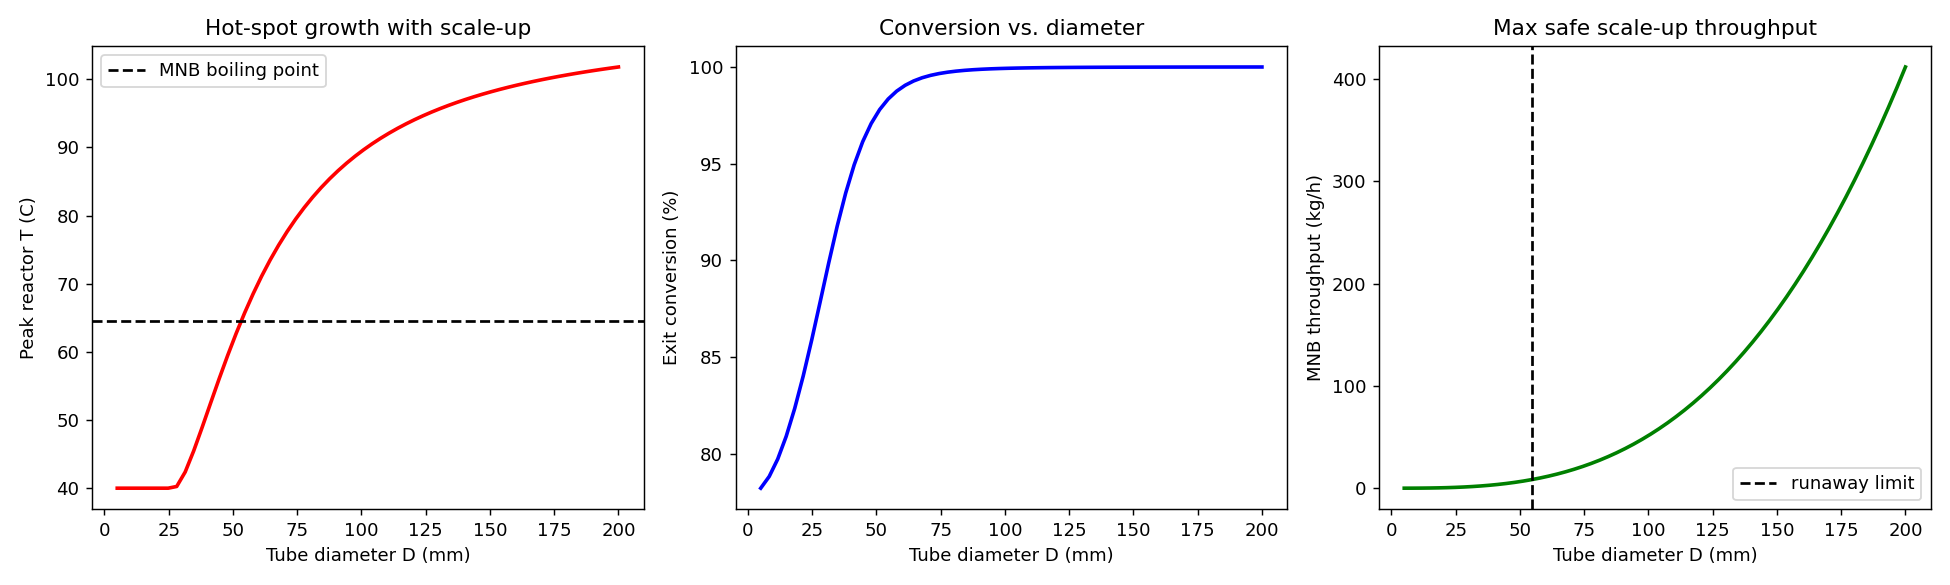

Python code for this plot:
"""
Feasibility model: jacketed PFR scale-up for MNB hydrogenation (DuPont/KBR aniline process).

Reaction: C6H5NO2(l) + 3 H2(g) -> C6H5NH2(l) + 2 H2O(l), pseudo-first-order in nitrobenzene.

Purpose: prove out the reactor-scaleup-tool physics on the first (flagship) reaction before
building the web tool or adding more reactions. Answers: as the tube diameter D grows (at fixed
L/D and fixed nominal residence time), when does the reactor hot spot run away?

Data sources (see "Reactor Scaleup Tool - Plan.md" for full citations):
  - dH_rxn = -552.9 kJ/mol: Hess's Law from NIST WebBook liquid-phase heats of formation.
  - k(T) = A*exp(-Ea/RT), A = 1.93 1/s, Ea = 20.6 kJ/mol: fitted here directly from the 4 real
    (T, k) pairs reported in Prekob et al., Nanomaterials 11(5):1172 (2021), Table 2, Pd/GCF
    catalyst (0.10 g catalyst / 200 mL of 0.25 mol/dm3 nitrobenzene in methanol, 20 bar H2,
    283-323 K). This is a LAB-SCALE, METHANOL-DILUTED system, not DuPont's neat/proprietary
    industrial catalyst -- used here as the best verified public kinetics for this reaction
    class. Running the model within/near 283-323 K (this script's operating point) avoids
    extrapolating the Arrhenius fit outside its validated range.
  - Liquid density/Cp for nitrobenzene, aniline, water: thermo library (Poling/DIPPR correlations).
  - Confirmed from the Meyers handbook: real DuPont/KBR reactor EXPORTS steam (0.15 kg/kg aniline)
    -- i.e. the real industrial reactor runs hot enough to raise steam (boiling/evaporative jacket)
    on a NEAT, concentrated feed. That's a different regime from the dilute lab kinetics used here,
    so this script instead models Prekob's actual system (dilute nitrobenzene in methanol) with a
    sensible-heat coolant jacket, consistent with their chiller-cooled autoclave setup -- an
    explicit, flagged simplification, not a claim about DuPont's real feed concentration or cooling
    scheme. (A first attempt at this model using a neat/undiluted nitrobenzene feed produced an
    immediate, nonphysical runaway even at the smallest lab diameter -- the exotherm from
    undiluted nitrobenzene at these rate constants vastly exceeds what any simple single-pass
    jacketed tube can remove. That is itself a real finding, not a bug: it is exactly why real
    industrial hydrogenations this exothermic are run diluted or with product recycle, never neat
    single-pass -- see the writeup accompanying this script.)

Model: ideal 1D PFR (no axial dispersion -- appropriate for a well-mixed liquid-phase tubular
reactor, unlike Zeta's rotary-kiln solids bed), constant properties evaluated at feed conditions,
single jacket-side coolant at fixed Tc.
"""
import numpy as np
from scipy.integrate import solve_ivp
import matplotlib.pyplot as plt
from thermo import ChemicalConstantsPackage

# --- Reaction / kinetics (fitted from Prekob et al. 2021, Table 2, Pd/GCF) ---
A_arr = 1.9325       # 1/s
Ea = 20604.0         # J/mol
R = 8.314            # J/mol/K
dH_rxn = -552_900.0  # J/mol nitrobenzene (Hess's Law, NIST liquid-phase values)

def k_rate(T):
    return A_arr * np.exp(-Ea / (R * T))

# --- Bulk liquid = methanol solvent (Prekob's own system); nitrobenzene is the dilute solute ---
constants, correlations = ChemicalConstantsPackage.from_IDs(['methanol'])
T_feed = 313.15  # K (40 C) -- within the 283-323 K validated kinetics range
rho_feed = constants.MWs[0] / 1000 / correlations.VolumeLiquids[0](T_feed, 101325)  # kg/m3
Cp_feed_molar = correlations.HeatCapacityLiquids[0](T_feed)  # J/mol/K
Cp_feed_mass = Cp_feed_molar / (constants.MWs[0] / 1000)     # J/kg/K
C0 = 250.0  # mol/m3 nitrobenzene, matching Prekob et al.'s 0.25 mol/dm3

print(f"Feed T = {T_feed} K, solvent(methanol) rho = {rho_feed:.1f} kg/m3, "
      f"Cp = {Cp_feed_mass:.1f} J/kg/K, C0(nitrobenzene) = {C0:.1f} mol/m3")

# --- Heat transfer: Dittus-Boelter process-side h + assumed jacket-side h, combine to U ---
mu_feed = correlations.ViscosityLiquids[0](T_feed, 101325)          # Pa.s
kcond_feed = correlations.ThermalConductivityLiquids[0](T_feed, 101325)  # W/m/K
# Boiling/evaporative jacket (motivated by the confirmed real DuPont/KBR steam export, Table
# 2.1.1): h from ChemE Rules of Thumb Table 1 "Film Resistances", Evaporation/Water row,
# R=0.0007 hr.ft2.F/Btu -> h=1/R=1428.6 Btu/hr/ft2/F = 8112 W/m2K. Note: at this reactor's actual
# ~40-100 C operating range, a jacket boiling at Tc=15 C physically implies a vacuum-operated
# water loop or a refrigerant, not atmospheric steam generation like DuPont's real (much hotter)
# process -- using water's evaporative film coefficient as the representative boiling-regime
# number, not a claim about the literal jacket fluid.
h_jacket = 8112.0  # W/m2/K

def U_overall(D, u):
    """Nu(Re) blends smoothly across the laminar-turbulent transition (Re 2300-4000) instead of
    switching discontinuously -- a hard if/else here produced sharp, unphysical jumps in peak T
    vs D in the recycle-loop sweep (traced and confirmed as a correlation artifact, not real
    reactor bistability, via forward/backward continuation -- see aniline_pfr_recycle.py). Real
    transitional flow doesn't jump; the correlation shouldn't either."""
    Re = rho_feed * u * D / mu_feed
    Pr = Cp_feed_mass * mu_feed / kcond_feed

    Nu_lam = 3.66  # laminar, constant wall T

    # Gnielinski (turbulent, and smoother/more accurate near the transition than Dittus-Boelter)
    f = (0.790 * np.log(max(Re, 1.0)) - 1.64) ** -2
    Nu_turb = (f / 8) * (Re - 1000) * Pr / (1 + 12.7 * (f / 8) ** 0.5 * (Pr ** (2 / 3) - 1))
    Nu_turb = max(Nu_turb, Nu_lam)  # guard outside Gnielinski's own valid range

    Re_lo, Re_hi = 2300.0, 4000.0  # standard transitional-regime bracket
    if Re <= Re_lo:
        Nu = Nu_lam
    elif Re >= Re_hi:
        Nu = Nu_turb
    else:
        x = (Re - Re_lo) / (Re_hi - Re_lo)
        w = 3 * x**2 - 2 * x**3  # cubic smoothstep: w(0)=0, w(1)=1, zero slope at both ends
        Nu = (1 - w) * Nu_lam + w * Nu_turb

    h_process = Nu * kcond_feed / D
    return 1.0 / (1.0 / h_process + 1.0 / h_jacket), Re

# --- Coolant ---
Tc = 288.15  # K (15 C), sensible-heat jacket, consistent with a chilled/cooling-water loop

# --- Base-case sizing: pick target conversion, get residence time at feed T ---
X_target = 0.95
k_feed = k_rate(T_feed)
tau_base = -np.log(1 - X_target) / k_feed
print(f"k(T_feed) = {k_feed:.3e} 1/s, tau (isothermal estimate) = {tau_base:.1f} s "
      f"({tau_base/60:.1f} min)")


def integrate_pfr(D, L_over_D, tau):
    """Integrate the 1D PFR energy+mass balance for a given diameter, L/D, and residence time."""
    L = L_over_D * D
    u = L / tau
    U, Re = U_overall(D, u)

    def odes(z, y):
        C, T = y
        k = k_rate(T)
        rate = k * C  # mol/m3/s
        dCdz = -rate / u
        gen = -dH_rxn * rate  # W/m3 (positive, exothermic)
        remove = (4 * U / D) * (T - Tc)  # W/m3
        dTdz = (gen - remove) / (rho_feed * Cp_feed_mass * u)
        return [dCdz, dTdz]

    sol = solve_ivp(odes, [0, L], [C0, T_feed], max_step=L / 500, dense_output=False)
    return sol, u, U, Re, L


# --- Sanity check: base-case lab diameter ---
D0 = 0.01  # m, 1 cm ID -- lab/bench scale
L_over_D = 100.0
sol0, u0, U0, Re0, L0 = integrate_pfr(D0, L_over_D, tau_base)
X_exit = 1 - sol0.y[0, -1] / C0
T_peak = sol0.y[1].max()
print(f"\nBase case D={D0*1000:.1f} mm, L={L0:.2f} m, u={u0*100:.2f} cm/s, Re={Re0:.0f}, "
      f"U={U0:.0f} W/m2K")
print(f"Exit conversion = {X_exit*100:.1f}%, peak T = {T_peak-273.15:.1f} C "
      f"(feed {T_feed-273.15:.1f} C, coolant {Tc-273.15:.1f} C)")

# --- Scale-up sweep: hold L/D and tau fixed, increase D, track peak T and mass throughput ---
D_values = np.linspace(0.005, 0.20, 60)  # 5 mm to 20 cm
peak_T = []
exit_X = []
mdot = []  # kg/s product-equivalent throughput (based on inlet MNB mass flow)
Re_list = []
for D in D_values:
    sol, u, U, Re, L = integrate_pfr(D, L_over_D, tau_base)
    peak_T.append(sol.y[1].max())
    exit_X.append(1 - sol.y[0, -1] / C0)
    area = np.pi * D**2 / 4
    Q = u * area  # m3/s
    mdot.append(Q * rho_feed)
    Re_list.append(Re)

peak_T = np.array(peak_T)
exit_X = np.array(exit_X)
mdot = np.array(mdot)

# Runaway criterion: peak T exceeds the bulk solvent's (methanol) normal boiling point -- physically
# the reactor would start flashing/boiling, a hard physical limit, not just a soft safety margin.
Tb_MNB = constants.Tbs[0]
runaway_idx = int(np.argmax(peak_T > Tb_MNB)) if np.any(peak_T > Tb_MNB) else None

print(f"\nMethanol normal boiling point: {Tb_MNB-273.15:.1f} C")
if runaway_idx is not None and runaway_idx > 0:
    D_crit = D_values[runaway_idx]
    mdot_crit = mdot[runaway_idx]
    print(f"Peak T crosses boiling point between D={D_values[runaway_idx-1]*1000:.1f} mm and "
          f"{D_values[runaway_idx]*1000:.1f} mm")
    print(f"Critical diameter ~ {D_crit*1000:.1f} mm -> max safe MNB throughput "
          f"~ {mdot_crit*3600:.2f} kg/h (at L/D={L_over_D:.0f}, tau={tau_base:.0f} s)")
elif runaway_idx == 0:
    print("Runs away even at the smallest swept diameter -- base case is already infeasible at "
          "this L/D and residence time; need a smaller D, shorter tau, or better cooling.")
else:
    print("No runaway found in the swept diameter range -- cooling keeps up throughout.")

# --- Plot ---
fig, axes = plt.subplots(1, 3, figsize=(15, 4.5))

axes[0].plot(D_values * 1000, peak_T - 273.15, 'r-', lw=2)
axes[0].axhline(Tb_MNB - 273.15, color='k', ls='--', label='MNB boiling point')
axes[0].set_xlabel('Tube diameter D (mm)')
axes[0].set_ylabel('Peak reactor T (C)')
axes[0].set_title('Hot-spot growth with scale-up')
axes[0].legend()

axes[1].plot(D_values * 1000, exit_X * 100, 'b-', lw=2)
axes[1].set_xlabel('Tube diameter D (mm)')
axes[1].set_ylabel('Exit conversion (%)')
axes[1].set_title('Conversion vs. diameter')

axes[2].plot(D_values * 1000, mdot * 3600, 'g-', lw=2)
if runaway_idx:  # note: intentionally excludes idx 0 (immediate-runaway case) from the vline
    axes[2].axvline(D_values[runaway_idx] * 1000, color='k', ls='--', label='runaway limit')
    axes[2].legend()
axes[2].set_xlabel('Tube diameter D (mm)')
axes[2].set_ylabel('MNB throughput (kg/h)')
axes[2].set_title('Max safe scale-up throughput')

plt.tight_layout()
plt.savefig('aniline_pfr_feasibility.png', dpi=130)
print("\nSaved plot to aniline_pfr_feasibility.png")
plt.show()
